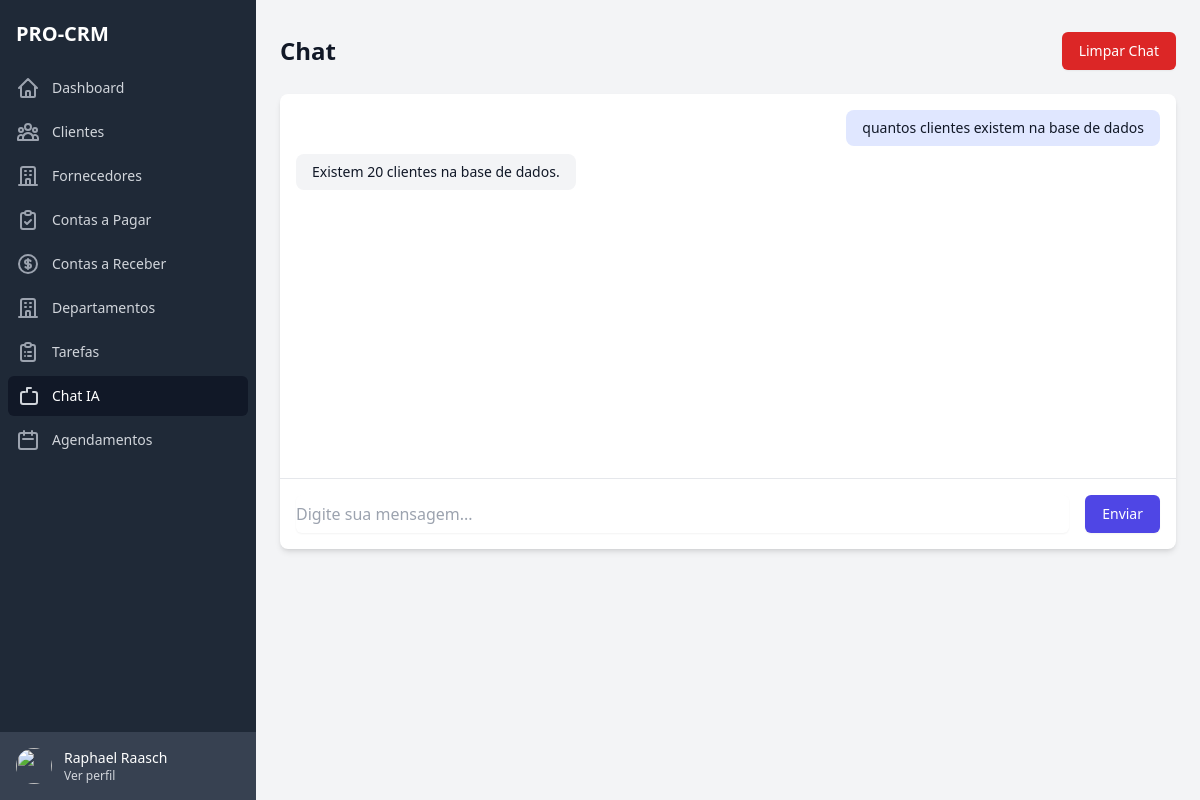
/chat/ (signed in), run on an earlier commit of the app's database.
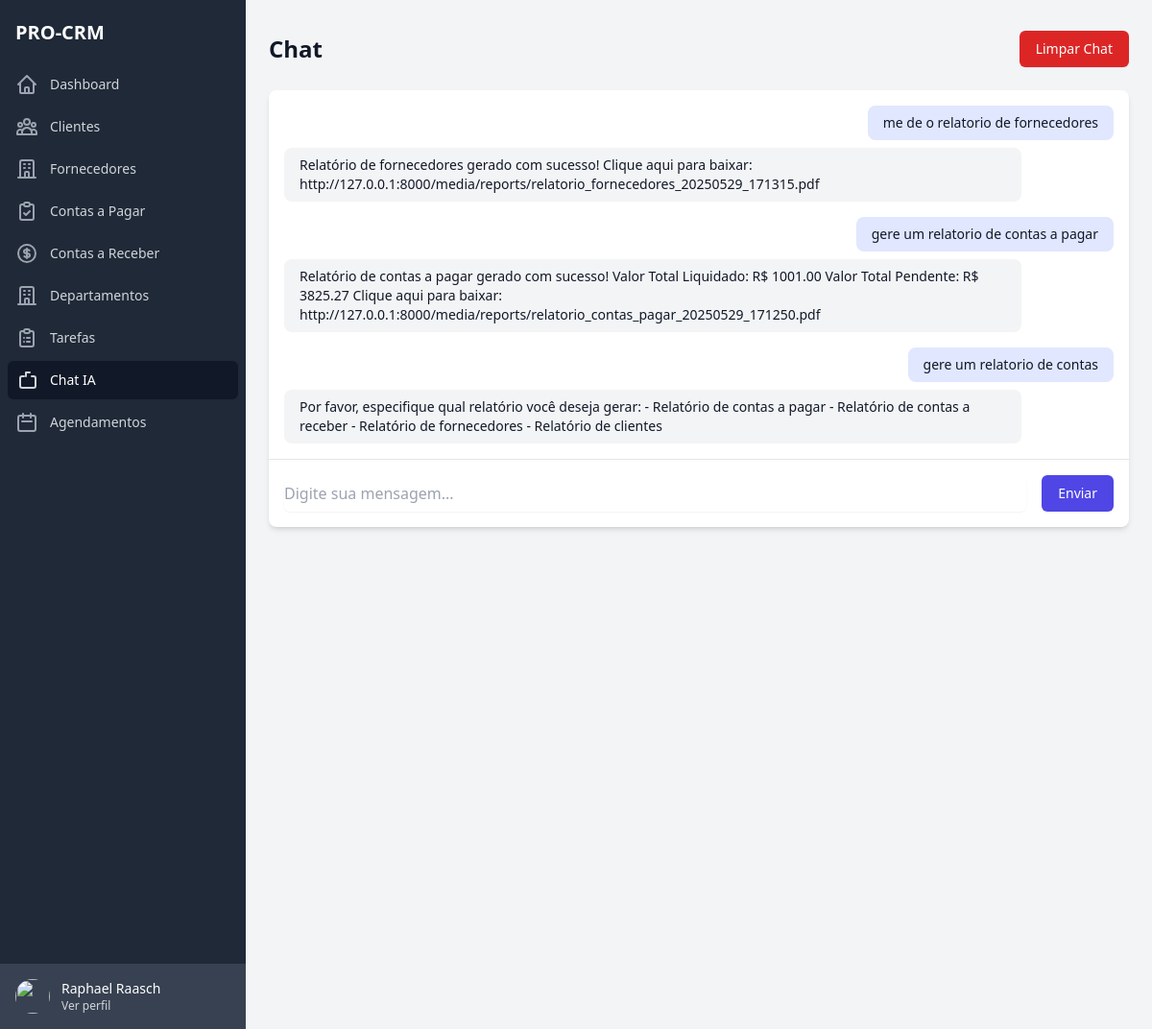
And on a later commit of the database.
### apps/chat/models.py (models this page shows, shortened)
class Chat(BaseModel):
    user = models.ForeignKey(User, on_delete=models.CASCADE, verbose_name='Usuário')
    message = models.TextField(verbose_name='Mensagem')
    response = models.TextField(verbose_name='Resposta')
    is_processed = models.BooleanField(default=True, verbose_name='Processado')
    class Meta:
        verbose_name = 'Chat'
        verbose_name_plural = 'Chats'
        ordering = ['-created_at']

### apps/chat/views.py (the view)
# urls.py: path('', views.chat_view, name='chat'),
@login_required
def chat_view(request):
    chats = Chat.objects.filter(user=request.user).order_by('-created_at')[:50]
    return render(request, 'chat/chat.html', {'chats': chats})

### templates/chat/chat.html (shortened to what this page needs)
{% extends 'base.html' %}
{% load static %}
{% block content %}
<div class="flex h-screen bg-gray-100">
    {% include 'includes/sidebar.html' %}
    <div class="flex-1 flex flex-col overflow-hidden">
        <main class="flex-1 overflow-x-hidden overflow-y-auto bg-gray-100">
            <div class="container mx-auto px-6 py-8">
                <div class="flex justify-between items-center mb-6">
                    <h1 class="text-2xl font-semibold text-gray-900">Chat</h1>
                    <button onclick="clearChat()" class="inline-flex items-center px-4 py-2 border border-transparent rounded-md shadow-sm text-sm font-medium text-white bg-red-600 hover:bg-red-700 focus:outline-none focus:ring-2 focus:ring-offset-2 focus:ring-red-500">
                        Limpar Chat
                    </button>
                </div>
                <div class="bg-white shadow-md rounded-lg overflow-hidden">
                    <div id="chat-messages" class="h-96 overflow-y-auto p-4 space-y-4">
                        {% for chat in chats %}
                        <div class="flex flex-col space-y-2">
                            <div class="flex justify-end">
                                <div class="bg-indigo-100 rounded-lg py-2 px-4 max-w-3xl">
                                    <p class="text-sm text-gray-900">{{ chat.message }}</p>
                                </div>
                            </div>
                            <div class="flex justify-start">
                                <div class="bg-gray-100 rounded-lg py-2 px-4 max-w-3xl">
                                    <p class="text-sm text-gray-900">{{ chat.response|urlize }}</p>
                                </div>
                            </div>
                        </div>
                        {% endfor %}
                    </div>
                    <div class="border-t border-gray-200 p-4">
                        <form id="chat-form" class="flex space-x-4">
                            <input type="text" id="message-input" class="flex-1 rounded-md border-gray-300 shadow-sm focus:border-indigo-500 focus:ring-indigo-500" placeholder="Digite sua mensagem...">
                            <button type="submit" class="inline-flex items-center px-4 py-2 border border-transparent rounded-md shadow-sm text-sm font-medium text-white bg-indigo-600 hover:bg-indigo-700 focus:outline-none focus:ring-2 focus:ring-offset-2 focus:ring-indigo-500">
                                Enviar
                            </button>
                        </form>
                    </div>
                </div>
            </div>
        </main>
    </div>
</div>
{% endblock %}

What changed in the data, as far as the page shows it:
removed Chat: message "quantos clientes existem na base de dados", response "Existem 20 clientes na base de dados."
added Chat: message "me de o relatorio de fornecedores", response "Relatório de fornecedores gerado com sucesso! Clique aqui para baixar: http://127.0.0.1:8000/media/reports/relatorio_fornecedores_20250529_171315.pdf"
added Chat: message "gere um relatorio de contas a pagar", response "Relatório de contas a pagar gerado com sucesso! Valor Total Liquidado: R$ 1001.00 Valor Total Pendente: R$ 3825.27 Clique aqui para baixar: http://127.0.0.1:8000/media/reports/relatorio_contas_pagar_20250529_171250.pdf"
added Chat: message "gere um relatorio de contas", response "Por favor, especifique qual relatório você deseja gerar: - Relatório de contas a pagar - Relatório de contas a receber - Relatório de fornecedores - Relatório de clientes"
